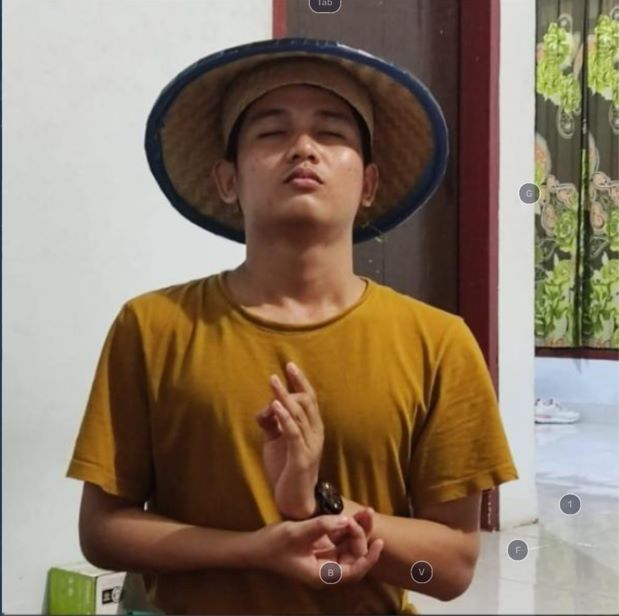
#> input picture Tugas 4/Filter/mad.jpeg, 619 x 616 px
$ python filterunshar.py
#> lines starting #> are read from the running program, lines starting #| are printed output that depends on the picture
import cv2
import numpy as np
from matplotlib import pyplot as plt

# membaca gambar
img = cv2.imread('mad.jpeg',0)
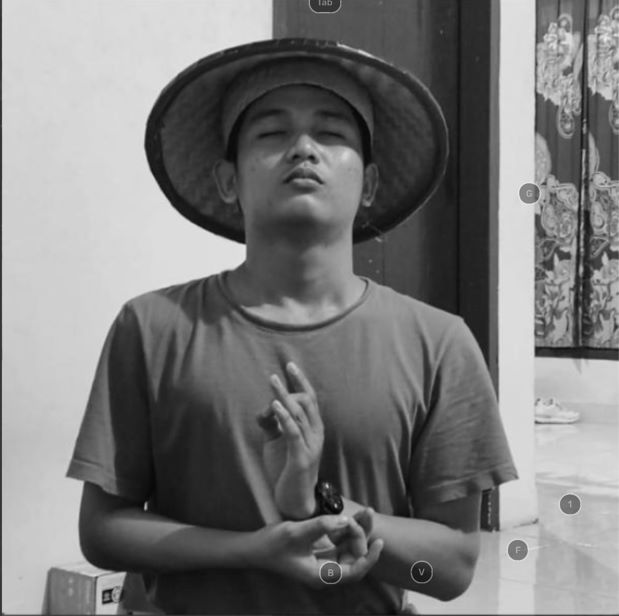
#> img: shape (616, 619); min 3, max 237, mean 121.5
rows, cols = img.shape
#> rows = 616; cols = 619

# Filter Unsharp Masking
# terapkan blur Gaussian dengan ukuran kernel 5x5
blur = cv2.GaussianBlur(img, (5,5), 0)
# membuat unsharp mask dengan mengurangi gambar yang sudah diberi blur dari gambar asli
unsharp_mask = cv2.addWeighted(img, 1.5, blur, -0.5, 0)

# Filter Laplacian di Domain Frekuensi
# terapkan Fourier Transform pada gambar
f = np.fft.fft2(img)
# geser komponen frekuensi nol ke pusat spektrum
fshift = np.fft.fftshift(f)
# membuat filter Laplacian di domain frekuensi
laplacian_filter = np.zeros((rows, cols), np.float32)
laplacian_filter[int(rows/2)-1:int(rows/2)+2, int(cols/2)-1:int(cols/2)+2] = np.array([[0,-1,0],[-1,4,-1],[0,-1,0]])
# terapkan filter
laplacian_freq = fshift * laplacian_filter
# terapkan Inverse Fourier Transform
laplacian_img = np.real(np.fft.ifft2(np.fft.ifftshift(laplacian_freq)))
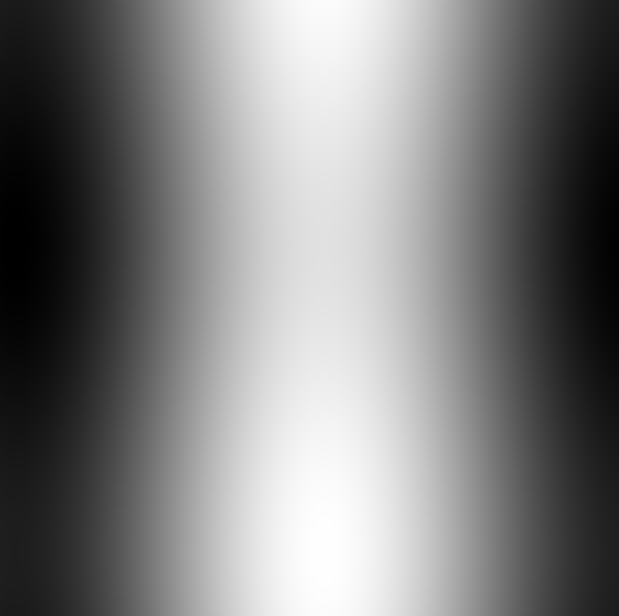
#> laplacian_img: shape (616, 619) float64; min 422.1, max 549.8, mean 486; drawn with min black and max white

# Selective Filtering
# membuat filter Gaussian dengan deviasi standar 50
gaussian_filter = np.zeros((rows, cols), np.float32)
for i in range(rows):
    for j in range(cols):
        gaussian_filter[i, j] = np.exp(-((i - rows/2)**2 + (j - cols/2)**2) / (2 * 50**2))
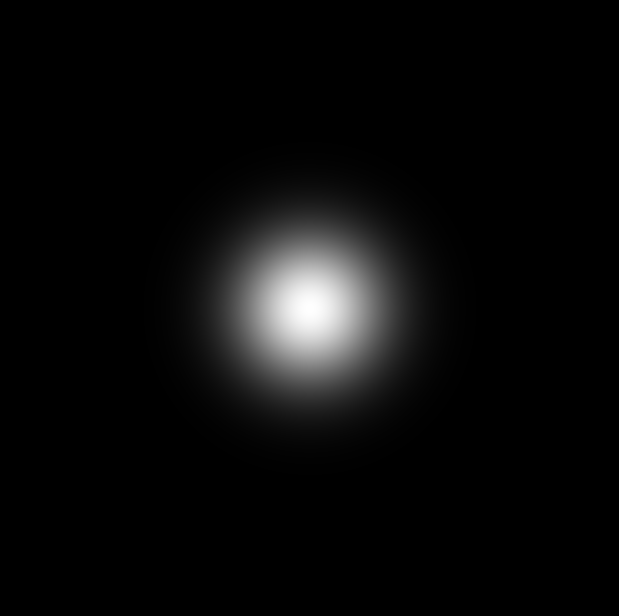
#> gaussian_filter: shape (616, 619) float32; min 2.75e-17, max 1, mean 0.0412
# terapkan filter pada gambar asli dan unsharp mask
selective_filtered_img = gaussian_filter * img + (1 - gaussian_filter) * unsharp_mask
selective_filtered_mask = gaussian_filter * unsharp_mask + (1 - gaussian_filter) * img

# tampilkan gambar
plt.subplot(2,3,1),plt.imshow(img, cmap = 'gray')
plt.title('Original Image'), plt.xticks([]), plt.yticks([])
plt.subplot(2,3,2),plt.imshow(unsharp_mask, cmap = 'gray')
plt.title('Unsharp Masking Filter'), plt.xticks([]), plt.yticks([])
plt.subplot(2,3,3),plt.imshow(laplacian_img, cmap = 'gray')
plt.title('Laplacian Domain Frequency Filter'), plt.xticks([]), plt.yticks([])
plt.subplot(2,3,5),plt.imshow(selective_filtered_img, cmap = 'gray')
plt.title('Selective Filtering (Original Image)'), plt.xticks([]), plt.yticks([])
plt.subplot(2,3,6),plt.imshow(selective_filtered_mask, cmap = 'gray')
plt.title('Selective Filtering (Unsharp Mask)'), plt.xticks([]), plt.yticks([])
plt.show()
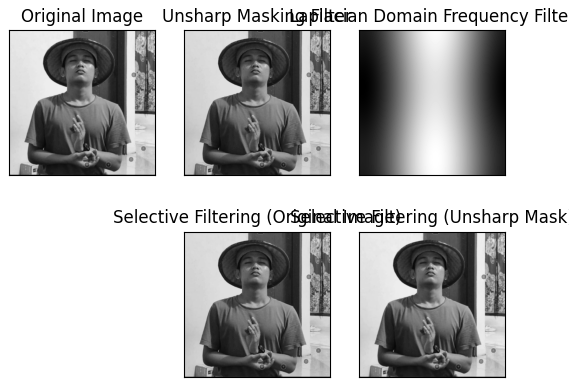
#> figure drawn by matplotlib, 5 panels
